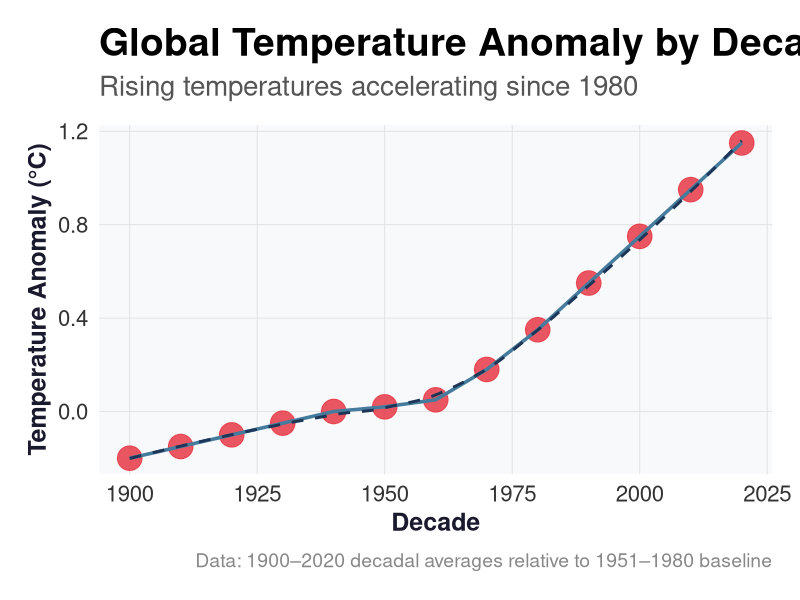

Generate this figure with R:
## ---- chunk 1
#| eval: true
#| fig-width: 14
#| fig-height: 8
#| echo: false
#| warning: false
#| message: false
library(ggplot2)
library(dplyr)
library(tibble)

temperature <- tibble(
  decade = seq(1900, 2020, by = 10),
  anomaly_c = c(-0.2, -0.15, -0.1, -0.05, 0.0,
                0.02, 0.05, 0.18, 0.35, 0.55,
                0.75, 0.95, 1.15)
)

ggplot(temperature, aes(decade, anomaly_c)) +
  geom_point(size = 8, colour = "#e63946", alpha = 0.85) +
  geom_line(colour = "#457b9d", linewidth = 1.2) +
  geom_smooth(method = "loess", se = FALSE,
              colour = "#1d3557", linetype = "dashed", linewidth = 1) +
  labs(
    title = "Global Temperature Anomaly by Decade",
    subtitle = "Rising temperatures accelerating since 1980",
    x = "Decade", 
    y = "Temperature Anomaly (°C)",
    caption = "Data: 1900–2020 decadal averages relative to 1951–1980 baseline"
  ) +
  theme_minimal(base_size = 18) +
  theme(
    plot.title = element_text(face = "bold", size = 28, margin = margin(b = 8)),
    plot.subtitle = element_text(size = 20, color = "#555555", margin = margin(b = 16)),
    plot.caption = element_text(size = 14, color = "#888888", margin = margin(t = 12)),
    axis.title = element_text(size = 18, face = "bold", color = "#1a1a2e"),
    axis.text = element_text(size = 16, color = "#333333"),
    panel.grid.major = element_line(color = "#e0e0e0", linewidth = 0.3),
    panel.grid.minor = element_blank(),
    plot.background = element_rect(fill = "white", color = NA),
    panel.background = element_rect(fill = "#f8f9fa", color = NA),
    plot.margin = margin(20, 20, 20, 20)
  )
